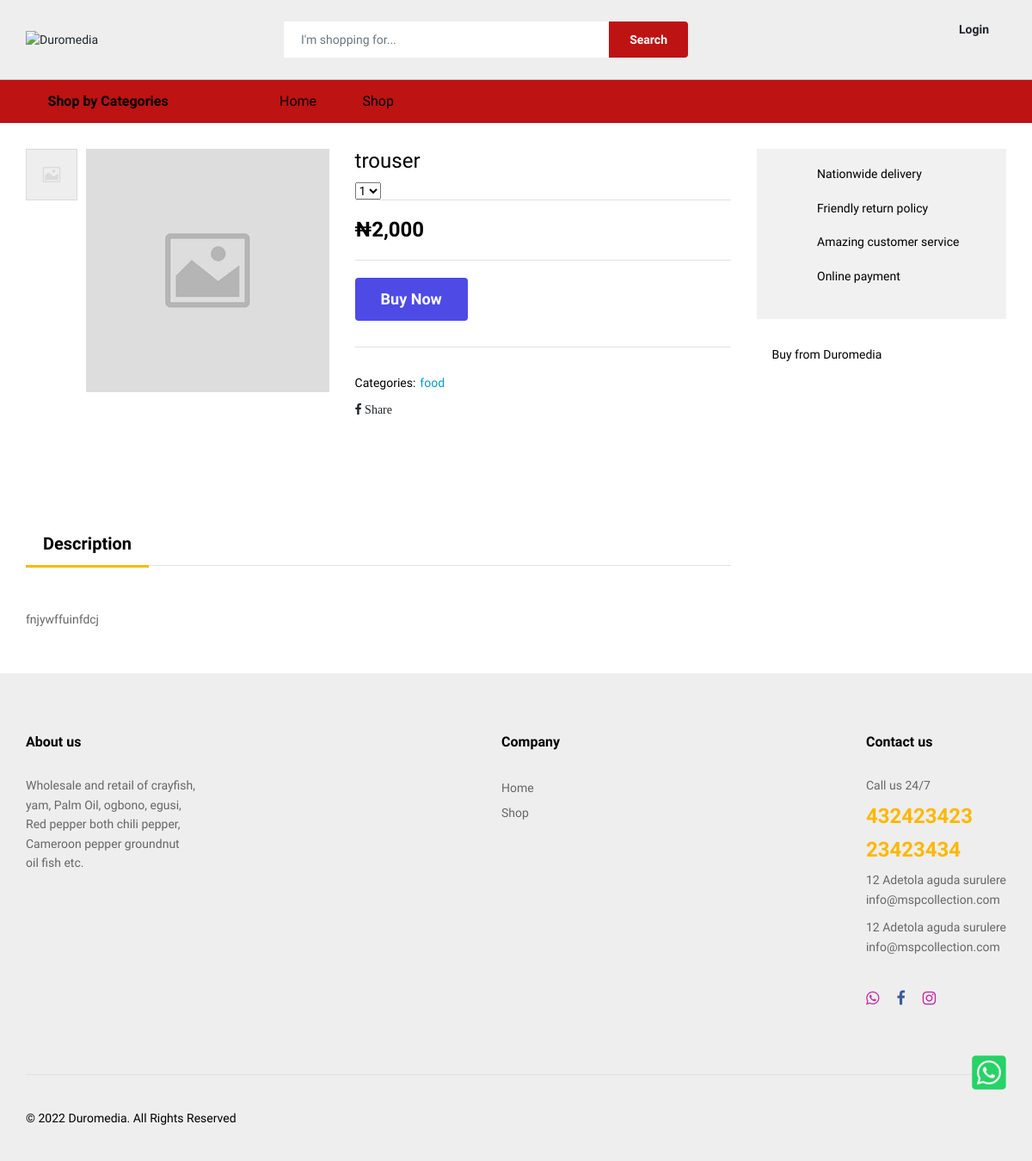
The page /beta-souk/product-description.php?id=4 on the database its author committed.
### tables this page shows
CREATE TABLE `products` (
  `products_id` int(11) NOT NULL,
  `products_name` varchar(30) NOT NULL,
  `products_price` varchar(11) NOT NULL,
  `products_sales_price` varchar(10) NOT NULL,
  `products_sub_categories` int(10) NOT NULL,
  `products_promo` varchar(20) NOT NULL DEFAULT '0',
  `products_deals` varchar(20) NOT NULL DEFAULT '0',
  `products_new_arrivals` varchar(20) NOT NULL DEFAULT '0',
  `products_best_sellers` varchar(20) NOT NULL DEFAULT '0',
  `products_popular` varchar(20) NOT NULL DEFAULT '0',
  `products_short_description` varchar(255) NOT NULL,
  `products_long_description` text NOT NULL,
  `products_image` varchar(255) NOT NULL DEFAULT 'default.jpg',
  `products_timestamp` timestamp NOT NULL DEFAULT CURRENT_TIMESTAMP ON UPDATE CURRENT_TIMESTAMP
);

CREATE TABLE `products_categories` (
  `products_categories_id` int(11) NOT NULL,
  `products_categories_name` varchar(20) NOT NULL,
  `products_categories_timestamp` timestamp NOT NULL DEFAULT CURRENT_TIMESTAMP ON UPDATE CURRENT_TIMESTAMP
);

### incs-template1/config.php (called while the page is built, shortened)
<?php
$website_name = "beta-souk";
$website_name_with_spaces = "Duromedia";
?>

### beta-souk/product-description.php (the view, shortened to what this page needs)
<?php require_once ('../incs-template1/config.php'); ?>
<?php include ('../incs-template1/header.php'); ?>
<div class="ps-page--product">
        <div class="ps-container">
            <div class="ps-page__container">
                <div class="ps-page__left">
                    <div class="ps-product--detail ps-product--fullwidth">
                        <div class="ps-product__header">
                            <div class="ps-product__thumbnail" data-vertical="true">
                                <figure>
                                    <div class="ps-wrapper">
                                    <?php
                                    $query_sel_pro_sec =  mysqli_query($connect, "SELECT * FROM products, products_categories WHERE products_categories_id = products_sub_categories AND products_id = '".mysqli_real_escape_string ($connect, $_GET['id'])."'") or die(db_conn_error);
while($row_single = mysqli_fetch_array($query_sel_pro_sec)){
                                    ?>
                                        <div class="ps-product__gallery" data-arrow="true">
                                            <div class="item"><a><img src="images/products/<?php echo $row_single['products_image']; ?>" alt="<?php echo $row_single['products_name']; ?>"></a></div>
                                        </div>
                                    </div>
                                </figure>
                                <div class="ps-product__variants" data-item="4" data-md="4" data-sm="4" data-arrow="false">
                                    <div class="item"><img src="images/products/<?php echo $row_single['products_image']; ?>" alt="<?php echo $row_single['products_name']; ?>"></div>
                                </div>
                            </div>
                            <div class="ps-product__info">
                                <h1><?php echo $row_single['products_name']; ?></h1>
                                <div class="ps-product__meta">
                                    <div class="ps-product__rating">
                                        <select class="ps-rating" data-read-only="true">
                                            <option value="1">1</option>
                                        </select>
                                    </div>
                                </div>
                                <h4 class="ps-product__price"><?php if(empty($row_single['products_sales_price'])){echo '&#8358;'.number_format($row_single['products_price']);}else{echo '&#8358;'.number_format($row_single['products_sales_price']);}  ?></h4>
                                <div class="ps-product__desc">
                                </div>
                                <div class="ps-product__shopping">
                                    <figure>
                                    <form method="POST" action="checkout.php">
                                   <button class="ps-btn d-block d-sm-block" type="submit" name="buy_button"> Buy Now</button>
</form>
                                </div>
                                <div class="ps-product__specification">
                                    <p class="categories"><strong> Categories:</strong><a><?php echo $row_single['products_categories_name']; ?></a></p>
                                </div>
                                 <div class="fb-share-button" data-href="https://<?=$website_name;?>/product-description.php?id=<?=$_GET['id'];?>" data-layout="button_count" data-size="large"><a target="_blank" href="https://www.facebook.com/sharer/sharer.php?u=https%3A%2F%2F<?=$website_name;?>%2Fproduct-description.php%3Fid%3D<?=$_GET['id'];?>&amp;src=sdkpreparse" class="fb-xfbml-parse-ignore"><i class="fa fa-facebook"> Share</i></a></div>
                                <div class="ps-product__sharing">
                                </div>
                            </div>
                        </div>
                        <div class="ps-product__content ps-tab-root">
                            <ul class="ps-tab-list">
                                <li class="active"><a href="#tab-1">Description</a></li>
                            </ul>
                            <div class="ps-tabs">
                                <div class="ps-tab active" id="tab-1">
                                    <div class="ps-document">
                                      <p><?php echo $row_single['products_long_description']; }?></p>
                                    </div>
                                </div>
                            </div>
                        </div>
                    </div>
                </div>
                <div class="ps-page__right">
                    <aside class="widget widget_product widget_features">
                        <p><i class="icon-network"></i> Nationwide delivery</p>
                        <p><i class="icon-3d-rotate"></i> Friendly return policy</p>
                        <p><i class="icon-receipt"></i> Amazing customer service</p>
                        <p><i class="icon-credit-card"></i> Online payment</p>
                    </aside>
                    <aside class="widget widget_sell-on-site">
                        <p><i class="icon-store"></i> Buy from <?php echo $website_name_with_spaces; ?></p>
                    </aside>
                </div>
            </div>
        </div>
    </div>
<?php include ('../incs-template1/footer.php'); ?>

### beta-souk/css/color-style.css (style rules this page uses)
.ps-btn { background-color: #4d4ae6; }
button.ps-btn { background-color: #4d4ae6; }
.ps-btn, button.ps-btn { color: #fff; }

### rows shown on the page
products: products_image (picture), products_name "trouser", products_price "2,000", products_categories.products_categories_name "food", products_long_description "fnjywffuinfdcj"

### other values the page prints
$website_name_with_spaces "Duromedia"
FOOTER_DESCRIPTION "Wholesale and retail of crayfish, yam, Palm Oil, ogbono, egusi, Red pepper both chili pepper, Cameroon pepper groundnut oil fish etc."
$TEL "432423423"
$TEL2 "23423434"
$ADDRESS "12 Adetola aguda surulere"
$EMAIL "info@mspcollection.com"
$ADDRESS2 "12 Adetola aguda surulere"
$EMAIL2 "info@mspcollection.com"
